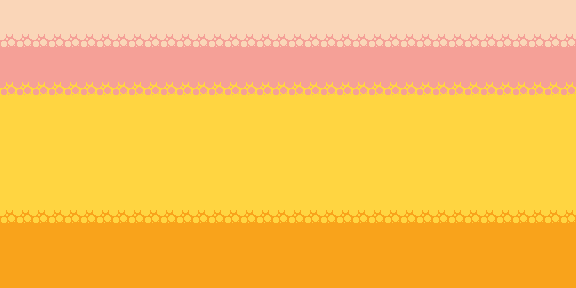

This game map was drawn from its Tiled (.tmx) file and the tilesets committed beside it. A one-line description and the trimmed map source follow:
An orthogonal 36x18 tile map with 16x16 px tiles, 3 tile layers (Sky, SeaOffset, Main).

<map version="1.2" tiledversion="1.3.5" orientation="orthogonal" renderorder="right-down" width="36" height="18" tilewidth="16" tileheight="16" infinite="0" nextlayerid="5" nextobjectid="1">
 <tileset firstgid="1" source="Title.tsx" />
 <layer id="4" name="Sky" width="36" height="18">
  <data>[648 cells, 10 non-empty, 7 distinct tile ids]</data>
 </layer>
 <layer id="3" name="SeaOffset" width="36" height="18" offsetx="0" offsety="8">
  <data>[648 cells, 1 non-empty, 1 distinct tile ids]</data>
 </layer>
 <layer id="1" name="Main" width="36" height="18">
  <data>[648 cells, 648 non-empty, 7 distinct tile ids]</data>
 </layer>
</map>
